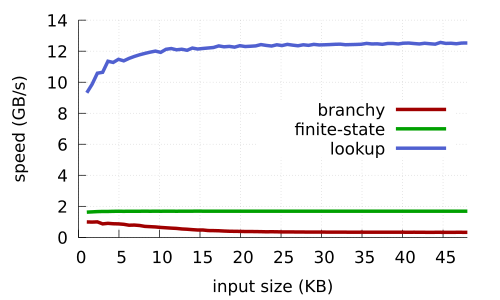

Source code (gnuplot):
load "linespointsstyle.gnuplot"


set style line 81 lt 0  # dashed
set style line 81 lt rgb "#808080"  # grey
set grid back linestyle 81
set term pdfcairo fontscale 0.75
#set term png fontscale
set xlabel "input size (KB)"
set ylabel "speed (GB/s)"

set xrange [:48]
set yrange [0:14]
set key center right


set out "rome.pdf"

plot "rome1000.txt" using ($1/1000):7 title "branchy" ls 1 w lines,\
 "" using ($1/1000):10 title "finite-state"  ls 2  w lines,\
 "" using ($1/1000):13  title "lookup"  ls 3  w lines

set yrange [0:350]

set out "rome_mis.pdf"
set ylabel "mispredicted branch (/KB)"

plot "rome1000.txt" using ($1/1000):6 title "branchy" ls 1 w lines,\
 "" using ($1/1000):9 title "finite-state"  ls 2  w lines,\
 "" using ($1/1000):12  title "lookup"  ls 3  w lines
